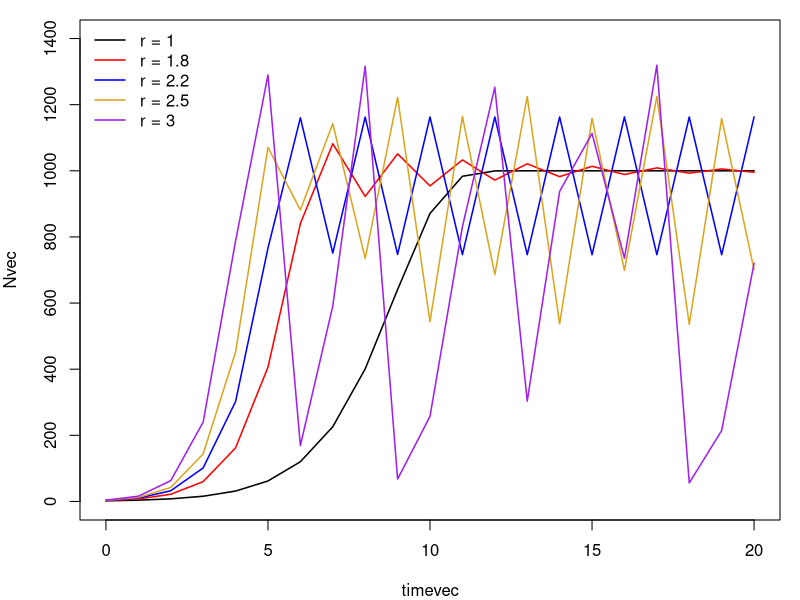

Reproduce this figure in R.
runf<-function(r) {
r=r;					               # growth rate
K=1000;                      # carrying capacity
s=-r/K;                      # set s to hold K constant
dt=1;                        # set time step size
timevec=seq(0, 20, by=dt);   # vector of time steps
Nvec=numeric(length(timevec)); # empty vector for storing abundances
N=1;                         # initial abundance
t=0;                         # set initial time to zero
i=1;                         # counter for tracking position in N vector

while(i<=length(timevec)) {
  dN=(r+s*N)*N*dt;           # calculate dN
  N=N+dN;                    # add dN to the previous N value
  if(N<0) N=0;               # prevent negative populations
  Nvec[i]=N;                 # store new N value
  t=t+dt;                    # step forward in time
  i=i+1;                     # add one to counter
}
return(cbind(timevec, Nvec))
}

pdf("images/ch07_q1.pdf", width=6, height=4)
  par(mar=c(4,4,1,1))
  out<-runf(1)
  plot(out[,1], out[,2], type="l", xlab="timevec", ylab="Nvec", lwd=1.5, ylim=c(0, 1400)) # plot results
  out<-runf(1.8)
  lines(out[,1], out[,2], col="red", lwd=1.5)
  out<-runf(2.2)
  lines(out[,1], out[,2], col="blue", lwd=1.5)
  out<-runf(2.5)
  lines(out[,1], out[,2], col="goldenrod", lwd=1.5)
  out<-runf(3)
  lines(out[,1], out[,2], col="purple", lwd=1.5)
  legend("topleft", c("r = 1", "r = 1.8", "r = 2.2", "r = 2.5", "r = 3"), lty=1, col=c(1, "red", "blue", "goldenrod", "purple"), bty="n", lwd=1.5)
dev.off()



